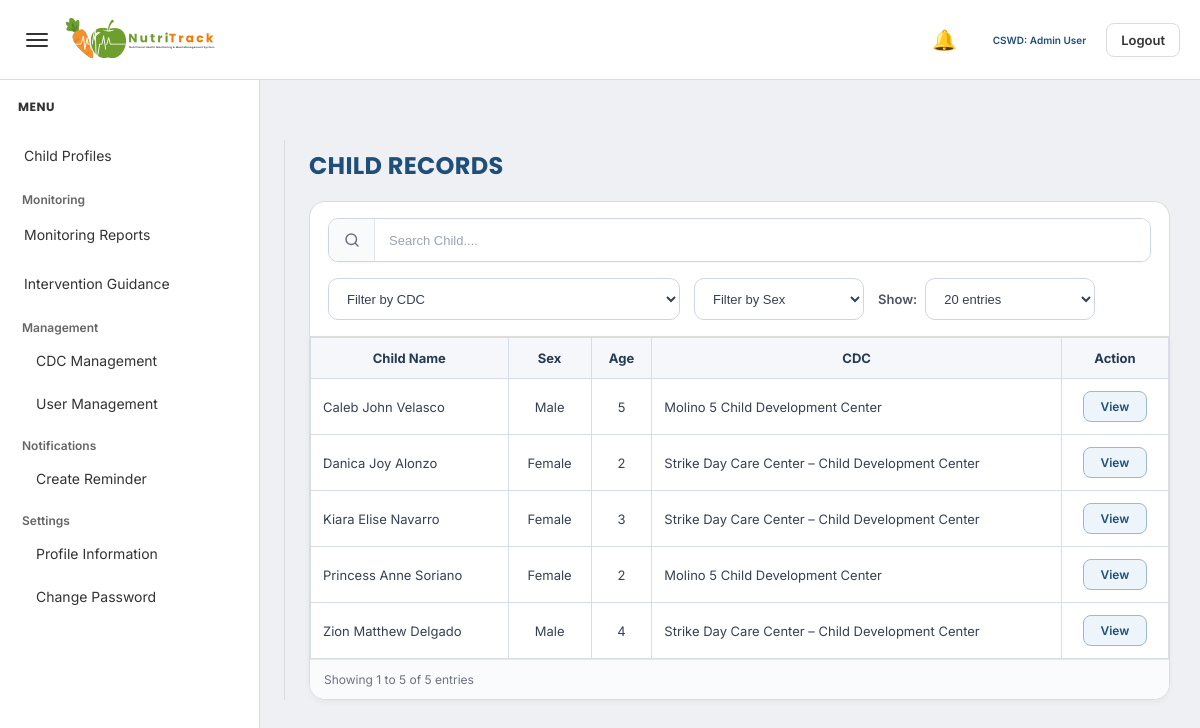
Page /admin/child_records.php (signed in) on the committed database.
### tables this page shows
CREATE TABLE `children` (
  `child_id` int(11) NOT NULL,
  `first_name` varchar(100) DEFAULT NULL,
  `middle_name` varchar(100) DEFAULT NULL,
  `last_name` varchar(100) DEFAULT NULL,
  `birthdate` date DEFAULT NULL,
  `sex` varchar(10) DEFAULT NULL,
  `address` text DEFAULT NULL,
  `religion` varchar(100) DEFAULT NULL,
  `guardian_name` varchar(150) DEFAULT NULL,
  `contact_number` varchar(20) DEFAULT NULL,
  `created_at` timestamp NOT NULL DEFAULT current_timestamp(),
  `cdc_id` int(11) DEFAULT NULL,
  `access_code` varchar(20) DEFAULT NULL
);

CREATE TABLE `cdc` (
  `cdc_id` int(11) NOT NULL,
  `cdc_name` varchar(100) DEFAULT NULL,
  `barangay` varchar(100) DEFAULT NULL,
  `address` text DEFAULT NULL,
  `status` varchar(20) DEFAULT 'Active',
  `created_at` timestamp NOT NULL DEFAULT current_timestamp()
);

### admin/child_records.php (the view, shortened to what this page needs)
<?php
include '../config/database.php';
function h($value)
{
    return htmlspecialchars((string)$value, ENT_QUOTES, 'UTF-8');
}
function normalize_sex($sex)
{
    $sex = strtolower(trim((string)$sex));
    if ($sex === 'f' || $sex === 'female') {
        return 'Female';
    }
    if ($sex === 'm' || $sex === 'male') {
        return 'Male';
    }
    return trim((string)$sex) !== '' ? trim((string)$sex) : '-';
}
function calculate_age_years($birthdate)
{
    try {
        $birth = new DateTime($birthdate);
        $today = new DateTime();
        $diff = $today->diff($birth);
        return (int) $diff->y;
    } catch (Exception $e) {
        return '-';
    }
}
$search = isset($_GET['search']) ? trim($_GET['search']) : '';
$show_entries = isset($_GET['show']) ? (int)$_GET['show'] : 20;
$page = isset($_GET['page']) ? (int)$_GET['page'] : 1;
$saved_reports = array();
$saved_reports_sql = "
    SELECT
        submitted_report_id,
        report_payload,
        submitted_at
    FROM submitted_reports
    WHERE report_type = 'individual_child'
      AND status = 'saved_to_child_profile'
    ORDER BY submitted_at DESC, submitted_report_id DESC
";
$saved_reports_result = mysqli_query($conn, $saved_reports_sql);
if ($saved_reports_result && mysqli_num_rows($saved_reports_result) > 0) {
    while ($row = mysqli_fetch_assoc($saved_reports_result)) {
        $payload = json_decode($row['report_payload'], true);
        $payload_child_id = isset($payload['child_id']) ? (int)$payload['child_id'] : 0;
        if (!isset($saved_reports[$payload_child_id])) {
            $saved_reports[$payload_child_id] = array(
                'submitted_report_id' => (int)$row['submitted_report_id'],
                'submitted_at' => $row['submitted_at'],
                'child_id' => $payload_child_id
            );
        }
    }
}
$children_all = array();
if (!empty($saved_reports)) {
    $child_ids = array_keys($saved_reports);
    $child_ids = array_map('intval', $child_ids);
    $in_clause = implode(',', $child_ids);
    $child_query = "
        SELECT
            ch.child_id,
            ch.first_name,
            ch.middle_name,
            ch.last_name,
            ch.sex,
            ch.birthdate,
            ch.cdc_id,
            c.cdc_name
        FROM children ch
        LEFT JOIN cdc c ON c.cdc_id = ch.cdc_id
        WHERE ch.child_id IN ($in_clause)
        ORDER BY ch.last_name ASC, ch.first_name ASC
    ";
    $child_result = mysqli_query($conn, $child_query);
    if ($child_result && mysqli_num_rows($child_result) > 0) {
        while ($row = mysqli_fetch_assoc($child_result)) {
            $full_name_parts = array();
            if (!empty($row['first_name'])) {
                $full_name_parts[] = trim($row['first_name']);
            }
            if (!empty($row['middle_name'])) {
                $full_name_parts[] = trim($row['middle_name']);
            }
            if (!empty($row['last_name'])) {
                $full_name_parts[] = trim($row['last_name']);
            }
            $full_name = trim(implode(' ', $full_name_parts));
            $children_all[] = array(
                'child_id' => (int)$row['child_id'],
                'child_name' => $full_name,
                'sex' => normalize_sex($row['sex']),
                'sex_raw' => strtolower(trim((string)$row['sex'])),
                'age' => calculate_age_years($row['birthdate']),
                'cdc_id' => (int)$row['cdc_id'],
                'cdc_name' => !empty($row['cdc_name']) ? $row['cdc_name'] : '-',
                'submitted_report_id' => $saved_reports[(int)$row['child_id']]['submitted_report_id'],
                'saved_at' => $saved_reports[(int)$row['child_id']]['submitted_at']
            );
        }
    }
}
$filtered_children = array();
foreach ($children_all as $child) {
    $match = true;
    if ($match) {
        $filtered_children[] = $child;
    }
}
usort($filtered_children, function ($a, $b) {
    return strcasecmp($a['child_name'], $b['child_name']);
});
$total_records = count($filtered_children);
$offset = ($page - 1) * $show_entries;
$children = array_slice($filtered_children, $offset, $show_entries);
$start_entry = 0;
$end_entry = 0;
if ($total_records > 0) {
    $start_entry = $offset + 1;
    $end_entry = min($offset + $show_entries, $total_records);
}
?>
<!DOCTYPE html>
<html lang="en">
<head>
    <link rel="stylesheet" href="../assets/admin-style.css">
</head>
<body>
<?php include '../includes/admin_topbar.php'; ?>
<?php include '../includes/admin_sidebar.php'; ?>
<div class="main-content" id="mainContent">
    <div class="dashboard-wrapper">
        <div class="records-page-shell">
            <div class="records-page-header">
                <h1>CHILD RECORDS</h1>
            </div>
            <form method="GET" action="child_records.php" class="records-toolbar-card">
                <div class="records-toolbar-left">
                    <div class="records-search-wrap">
                        <span class="records-search-icon" aria-hidden="true">
                            <svg viewBox="0 0 24 24" fill="none">
                                <circle cx="11" cy="11" r="7" stroke="currentColor" stroke-width="2"></circle>
                                <path d="M20 20L16.65 16.65" stroke="currentColor" stroke-width="2" stroke-linecap="round"></path>
                            </svg>
                        </span>
                        <input
                            type="text"
                            name="search"
                            class="records-search-input"
                            placeholder="Search Child...."
                            value="<?php echo h($search); ?>"
                        >
                    </div>
                </div>
                <div class="records-toolbar-right">
                    <select name="cdc_id" class="records-filter-select" onchange="this.form.submit()">
                        <option value="">Filter by CDC</option>
                    </select>
                    <select name="sex" class="records-filter-select" onchange="this.form.submit()">
                        <option value="">Filter by Sex</option>
                    </select>
                    <div class="records-show-wrap">
                        <label for="show">Show:</label>
                        <select name="show" id="show" class="records-show-select" onchange="this.form.submit()">
                            <option value="20" <?php echo ($show_entries == 20) ? 'selected' : ''; ?>>20 entries</option>
                        </select>
                    </div>
                </div>
            </form>
            <div class="records-table-card">
                <div class="records-table-wrap">
                    <table class="records-table">
                        <thead>
                            <tr>
                                <th>Child Name</th>
                                <th>Sex</th>
                                <th>Age</th>
                                <th>CDC</th>
                                <th>Action</th>
                            </tr>
                        </thead>
                        <tbody>
                            <?php if (!empty($children)) { ?>
                                <?php foreach ($children as $child) { ?>
                                    <tr>
                                        <td><?php echo h($child['child_name']); ?></td>
                                        <td><?php echo h($child['sex']); ?></td>
                                        <td><?php echo h($child['age']); ?></td>
                                        <td><?php echo h($child['cdc_name']); ?></td>
                                        <td>
                                            <a href="view_child.php?child_id=<?php echo (int)$child['child_id']; ?>" class="records-view-btn">
                                                View
                                            </a>
                                        </td>
                                    </tr>
                                <?php } ?>
                            <?php } else { ?>
                                <tr>
                                    <td colspan="5" class="records-empty">No child records found.</td>
                                </tr>
                            <?php } ?>
                        </tbody>
                    </table>
                </div>
                <div class="records-footer">
                    <div class="records-footer-left">
                        Showing <?php echo (int)$start_entry; ?> to <?php echo (int)$end_entry; ?> of <?php echo (int)$total_records; ?> entries
                    </div>
                </div>
            </div>
        </div>
    </div>
</div>
</body>
</html>

### assets/admin-style.css (style rules this page uses)
* { box-sizing:border-box; margin:0; padding:0; }
:root { --page-bg:#eef0f3; --card-bg:#ffffff; --text-color:#333333; --muted-text:#666666; --border-color:#dcdcdc; --input-bg:#ffffff; --input-border:#cfcfcf; --readonly-bg:#f5f5f5; --hover-bg:#edf3f8; --active-bg:#dbe7f3; --accent:#1F4E79; --secondary:#2E7D32; --alert:#C0392B; --warning:#E67E22; --table-head:#f7f7f7; --blue-soft:#cfdff1; --green-soft:#dce6da; --red-soft:#eadcdc; --orange-soft:#f4e2d3; }
body { background:var(--page-bg); font-family:'Inter', sans-serif; color:var(--text-color); }
a { text-decoration:none; }
.main-content { margin-left:260px; padding:140px 24px 24px; transition:margin-left 0.25s ease; }
.dashboard-wrapper { border-left:1px solid var(--border-color); padding-left:18px; }
.records-page-shell { padding:8px 6px 0; }
.records-page-header { margin-bottom:18px; }
.records-page-header h1 { font-family:'Poppins', sans-serif; font-size:24px; font-weight:700; color:var(--accent); letter-spacing:0.3px; }
.records-toolbar-card { background:var(--card-bg); border:1px solid var(--border-color); border-radius:16px 16px 0 0; padding:16px 18px; display:flex; justify-content:space-between; align-items:center; gap:16px; flex-wrap:wrap; border-bottom:none; }
.records-toolbar-left { flex:1; min-width:260px; }
.records-toolbar-right { display:flex; align-items:center; gap:14px; flex-wrap:wrap; }
.records-search-wrap { width:100%; max-width:420px; height:44px; display:flex; align-items:center; background:#fff; border:1px solid #cfd6df; border-radius:10px; overflow:hidden; box-shadow:0 1px 2px rgba(15, 23, 42, 0.04); }
.records-search-icon { width:46px; min-width:46px; height:44px; display:flex; align-items:center; justify-content:center; color:#6b7280; border-right:1px solid #e5e7eb; background:#f8fafc; }
.records-search-icon svg { width:18px; height:18px; display:block; }
.records-search-input { border:none; outline:none; width:100%; height:100%; padding:0 14px; font-size:13px; color:#374151; background:#fff; }
.records-search-input::placeholder { color:#9ca3af; }
.records-filter-select, .records-show-select { height:42px; min-width:170px; border:1px solid #cfd6df; border-radius:10px; background:#fff; padding:0 14px; font-size:13px; color:#374151; outline:none; cursor:pointer; }
.records-show-wrap { display:flex; align-items:center; gap:8px; }
.records-show-wrap label { font-size:13px; font-weight:600; color:#4b5563; }
.records-table-card { background:var(--card-bg); border:1px solid var(--border-color); border-radius:0 0 16px 16px; overflow:hidden; box-shadow:0 2px 6px rgba(15, 23, 42, 0.04); }
.records-table-wrap { width:100%; overflow-x:auto; }
.records-table { width:100%; border-collapse:collapse; }
.records-table th, .records-table td { border:1px solid #d8dee6; padding:12px 12px; font-size:13px; color:#374151; vertical-align:middle; }
.records-table th { background:#f5f7fb; font-weight:700; text-align:center; color:#243b53; }
.records-table td { background:#fff; }
.records-table td:nth-child(2), .records-table td:nth-child(3), .records-table td:nth-child(5) { text-align:center; }
.records-view-btn { display:inline-block; min-width:64px; padding:7px 12px; border:1px solid #9fb8c9; background:#edf5fb; color:#1f4e79; font-size:12px; font-weight:600; border-radius:8px; transition:0.2s ease; }
.records-footer { display:flex; justify-content:space-between; align-items:center; gap:10px; padding:12px 14px; border-top:1px solid #e5e7eb; background:#fafbfd; }
.records-footer-left { font-size:12px; color:#6b7280; }
@media (max-width: 1200px) { .records-toolbar-card { flex-direction:column; align-items:stretch; } }
@media (max-width: 1200px) { .records-toolbar-left, .records-toolbar-right { width:100%; } }
@media (max-width: 1200px) { .records-toolbar-right { justify-content:flex-start; } }
@media (max-width: 1200px) { .records-search-wrap { max-width:100%; } }

### rows in the picture
children: child_name "Caleb John Velasco", sex "Male", age "5", cdc.cdc_name "Molino 5 Child Development Center"
children: child_name "Danica Joy Alonzo", sex "Female", age "2", cdc.cdc_name "Strike Day Care Center – Child Development Center"
children: child_name "Kiara Elise Navarro", sex "Female", age "3", cdc.cdc_name "Strike Day Care Center – Child Development Center"
children: child_name "Princess Anne Soriano", sex "Female", age "2", cdc.cdc_name "Molino 5 Child Development Center"
children: child_name "Zion Matthew Delgado", sex "Male", age "4", cdc.cdc_name "Strike Day Care Center – Child Development Center"

### other values in the picture
$admin_full_name "Admin User"
$start_entry "1"
$end_entry "5"
$total_records "5"
